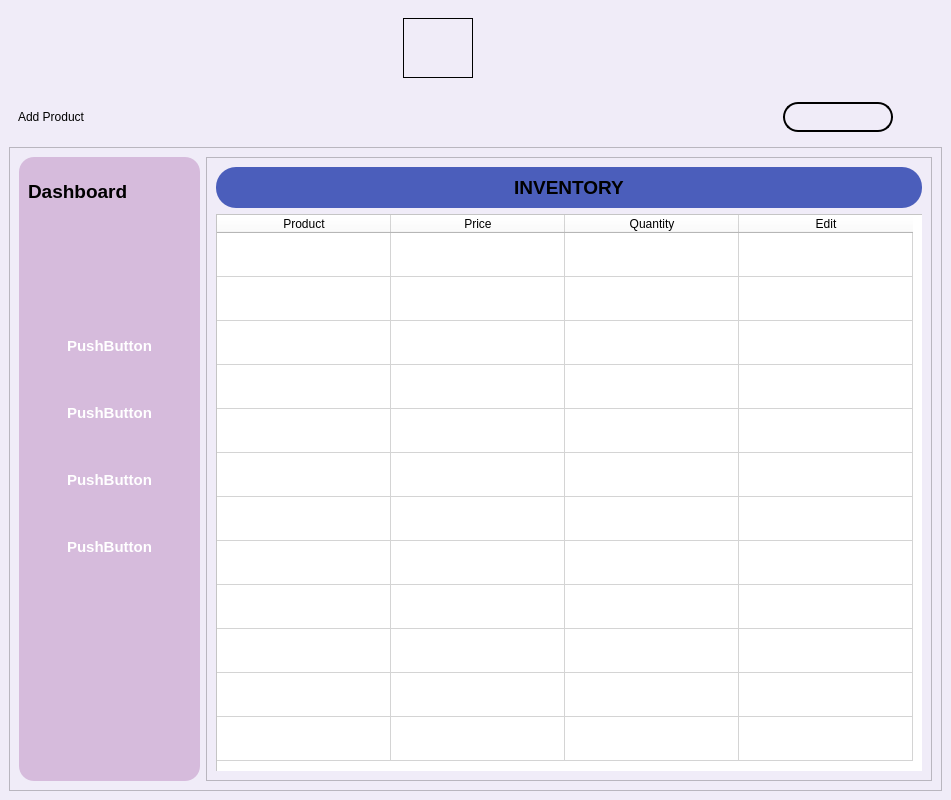
<?xml version="1.0" encoding="UTF-8"?>
<ui version="4.0">
 <class>MainWindow</class>
 <widget class="QMainWindow" name="MainWindow">
  <property name="geometry">
   <rect>
    <x>0</x>
    <y>0</y>
    <width>951</width>
    <height>800</height>
   </rect>
  </property>
  <property name="sizePolicy">
   <sizepolicy hsizetype="Preferred" vsizetype="Preferred">
    <horstretch>0</horstretch>
    <verstretch>0</verstretch>
   </sizepolicy>
  </property>
  <property name="minimumSize">
   <size>
    <width>800</width>
    <height>800</height>
   </size>
  </property>
  <property name="maximumSize">
   <size>
    <width>1000</width>
    <height>800</height>
   </size>
  </property>
  <property name="windowTitle">
   <string>MainWindow</string>
  </property>
  <property name="styleSheet">
   <string notr="true"> background-color: #F0ECF8;
</string>
  </property>
  <widget class="QWidget" name="centralwidget">
   <property name="styleSheet">
    <string notr="true"/>
   </property>
   <layout class="QVBoxLayout" name="verticalLayout">
    <item>
     <widget class="QWidget" name="toppanel2" native="true">
      <property name="sizePolicy">
       <sizepolicy hsizetype="Preferred" vsizetype="Minimum">
        <horstretch>0</horstretch>
        <verstretch>0</verstretch>
       </sizepolicy>
      </property>
      <property name="minimumSize">
       <size>
        <width>0</width>
        <height>10</height>
       </size>
      </property>
      <property name="styleSheet">
       <string notr="true">
</string>
      </property>
      <layout class="QHBoxLayout" name="toppanel">
       <item>
        <spacer name="horizontalSpacer_4">
         <property name="orientation">
          <enum>Qt::Horizontal</enum>
         </property>
         <property name="sizeHint" stdset="0">
          <size>
           <width>40</width>
           <height>20</height>
          </size>
         </property>
        </spacer>
       </item>
       <item>
        <widget class="QLabel" name="logo">
         <property name="sizePolicy">
          <sizepolicy hsizetype="Fixed" vsizetype="Fixed">
           <horstretch>0</horstretch>
           <verstretch>0</verstretch>
          </sizepolicy>
         </property>
         <property name="minimumSize">
          <size>
           <width>70</width>
           <height>60</height>
          </size>
         </property>
         <property name="styleSheet">
          <string notr="true">border: 1px solid;
border-image: url(:/icons/billx1.png);</string>
         </property>
         <property name="text">
          <string/>
         </property>
        </widget>
       </item>
       <item>
        <widget class="QLabel" name="logoname">
         <property name="sizePolicy">
          <sizepolicy hsizetype="Fixed" vsizetype="Preferred">
           <horstretch>0</horstretch>
           <verstretch>0</verstretch>
          </sizepolicy>
         </property>
         <property name="minimumSize">
          <size>
           <width>70</width>
           <height>60</height>
          </size>
         </property>
         <property name="styleSheet">
          <string notr="true">
border-image: url(:/icons/logotext.png);</string>
         </property>
         <property name="text">
          <string/>
         </property>
        </widget>
       </item>
       <item>
        <spacer name="horizontalSpacer">
         <property name="orientation">
          <enum>Qt::Horizontal</enum>
         </property>
         <property name="sizeHint" stdset="0">
          <size>
           <width>40</width>
           <height>20</height>
          </size>
         </property>
        </spacer>
       </item>
      </layout>
     </widget>
    </item>
    <item>
     <widget class="QWidget" name="toppanel3" native="true">
      <property name="styleSheet">
       <string notr="true">
</string>
      </property>
      <layout class="QHBoxLayout" name="horizontalLayout">
       <property name="rightMargin">
        <number>3</number>
       </property>
       <item>
        <widget class="QLabel" name="label">
         <property name="styleSheet">
          <string notr="true">color:rgb(0, 0, 0)</string>
         </property>
         <property name="text">
          <string>Add Product</string>
         </property>
        </widget>
       </item>
       <item>
        <widget class="QPushButton" name="pushButton">
         <property name="sizePolicy">
          <sizepolicy hsizetype="Fixed" vsizetype="Fixed">
           <horstretch>0</horstretch>
           <verstretch>0</verstretch>
          </sizepolicy>
         </property>
         <property name="minimumSize">
          <size>
           <width>40</width>
           <height>30</height>
          </size>
         </property>
         <property name="styleSheet">
          <string notr="true">

#pushButton{
border-radius:15px;
}
</string>
         </property>
         <property name="text">
          <string/>
         </property>
         <property name="icon">
          <iconset resource="resources.qrc">
           <normaloff>:/icons/add.png</normaloff>:/icons/add.png</iconset>
         </property>
         <property name="iconSize">
          <size>
           <width>30</width>
           <height>30</height>
          </size>
         </property>
        </widget>
       </item>
       <item>
        <spacer name="horizontalSpacer_2">
         <property name="orientation">
          <enum>Qt::Horizontal</enum>
         </property>
         <property name="sizeHint" stdset="0">
          <size>
           <width>40</width>
           <height>20</height>
          </size>
         </property>
        </spacer>
       </item>
       <item>
        <widget class="QLineEdit" name="search">
         <property name="sizePolicy">
          <sizepolicy hsizetype="Fixed" vsizetype="Fixed">
           <horstretch>0</horstretch>
           <verstretch>0</verstretch>
          </sizepolicy>
         </property>
         <property name="minimumSize">
          <size>
           <width>0</width>
           <height>30</height>
          </size>
         </property>
         <property name="styleSheet">
          <string notr="true">border:2px solid;
color:black;
border-radius:15px;</string>
         </property>
         <property name="text">
          <string/>
         </property>
        </widget>
       </item>
       <item>
        <widget class="QPushButton" name="searchbutton">
         <property name="sizePolicy">
          <sizepolicy hsizetype="Fixed" vsizetype="Fixed">
           <horstretch>0</horstretch>
           <verstretch>0</verstretch>
          </sizepolicy>
         </property>
         <property name="minimumSize">
          <size>
           <width>40</width>
           <height>30</height>
          </size>
         </property>
         <property name="styleSheet">
          <string notr="true">border-radius:15px;</string>
         </property>
         <property name="text">
          <string/>
         </property>
         <property name="icon">
          <iconset resource="resources.qrc">
           <normaloff>:/icons/search.png</normaloff>:/icons/search.png</iconset>
         </property>
         <property name="iconSize">
          <size>
           <width>30</width>
           <height>30</height>
          </size>
         </property>
        </widget>
       </item>
      </layout>
     </widget>
    </item>
    <item>
     <widget class="QFrame" name="frame">
      <property name="sizePolicy">
       <sizepolicy hsizetype="Preferred" vsizetype="Preferred">
        <horstretch>0</horstretch>
        <verstretch>1</verstretch>
       </sizepolicy>
      </property>
      <property name="frameShape">
       <enum>QFrame::StyledPanel</enum>
      </property>
      <property name="frameShadow">
       <enum>QFrame::Raised</enum>
      </property>
      <layout class="QHBoxLayout" name="horizontalLayout_4">
       <item>
        <widget class="QFrame" name="frame_2">
         <property name="sizePolicy">
          <sizepolicy hsizetype="Preferred" vsizetype="Preferred">
           <horstretch>1</horstretch>
           <verstretch>0</verstretch>
          </sizepolicy>
         </property>
         <property name="styleSheet">
          <string notr="true">border-radius:15px;
color:white;
    
     
background-color:#D6BBDC;


</string>
         </property>
         <property name="frameShape">
          <enum>QFrame::StyledPanel</enum>
         </property>
         <property name="frameShadow">
          <enum>QFrame::Raised</enum>
         </property>
         <layout class="QFormLayout" name="formLayout_2">
          <item row="0" column="0" colspan="2">
           <widget class="QLabel" name="label_2">
            <property name="sizePolicy">
             <sizepolicy hsizetype="Preferred" vsizetype="Preferred">
              <horstretch>0</horstretch>
              <verstretch>0</verstretch>
             </sizepolicy>
            </property>
            <property name="minimumSize">
             <size>
              <width>50</width>
              <height>50</height>
             </size>
            </property>
            <property name="font">
             <font>
              <pointsize>14</pointsize>
              <italic>false</italic>
              <bold>true</bold>
             </font>
            </property>
            <property name="styleSheet">
             <string notr="true">color:black;
</string>
            </property>
            <property name="text">
             <string>Dashboard</string>
            </property>
           </widget>
          </item>
          <item row="1" column="0" colspan="2">
           <spacer name="horizontalSpacer_3">
            <property name="orientation">
             <enum>Qt::Horizontal</enum>
            </property>
            <property name="sizeHint" stdset="0">
             <size>
              <width>40</width>
              <height>100</height>
             </size>
            </property>
           </spacer>
          </item>
          <item row="2" column="0" colspan="2">
           <widget class="QPushButton" name="pushButton_2">
            <property name="sizePolicy">
             <sizepolicy hsizetype="Preferred" vsizetype="Preferred">
              <horstretch>0</horstretch>
              <verstretch>0</verstretch>
             </sizepolicy>
            </property>
            <property name="minimumSize">
             <size>
              <width>0</width>
              <height>35</height>
             </size>
            </property>
            <property name="font">
             <font>
              <pointsize>11</pointsize>
              <bold>true</bold>
             </font>
            </property>
            <property name="styleSheet">
             <string notr="true">#pushButton_2:hover{
color:#374ebb;
background-color:white;
}</string>
            </property>
            <property name="text">
             <string>PushButton</string>
            </property>
           </widget>
          </item>
          <item row="4" column="0" colspan="2">
           <widget class="QPushButton" name="pushButton_3">
            <property name="sizePolicy">
             <sizepolicy hsizetype="Preferred" vsizetype="Preferred">
              <horstretch>0</horstretch>
              <verstretch>0</verstretch>
             </sizepolicy>
            </property>
            <property name="minimumSize">
             <size>
              <width>0</width>
              <height>35</height>
             </size>
            </property>
            <property name="font">
             <font>
              <pointsize>11</pointsize>
              <bold>true</bold>
             </font>
            </property>
            <property name="styleSheet">
             <string notr="true">#pushButton_3:hover{
color:#374ebb;
background-color:white;
}</string>
            </property>
            <property name="text">
             <string>PushButton</string>
            </property>
           </widget>
          </item>
          <item row="6" column="0" colspan="2">
           <widget class="QPushButton" name="pushButton_4">
            <property name="sizePolicy">
             <sizepolicy hsizetype="Preferred" vsizetype="Preferred">
              <horstretch>0</horstretch>
              <verstretch>0</verstretch>
             </sizepolicy>
            </property>
            <property name="minimumSize">
             <size>
              <width>0</width>
              <height>35</height>
             </size>
            </property>
            <property name="font">
             <font>
              <pointsize>11</pointsize>
              <bold>true</bold>
             </font>
            </property>
            <property name="styleSheet">
             <string notr="true">#pushButton_4:hover{
color:#374ebb;
background-color:white;
}</string>
            </property>
            <property name="text">
             <string>PushButton</string>
            </property>
           </widget>
          </item>
          <item row="8" column="0" colspan="2">
           <widget class="QPushButton" name="pushButton_5">
            <property name="sizePolicy">
             <sizepolicy hsizetype="Preferred" vsizetype="Preferred">
              <horstretch>0</horstretch>
              <verstretch>0</verstretch>
             </sizepolicy>
            </property>
            <property name="minimumSize">
             <size>
              <width>0</width>
              <height>35</height>
             </size>
            </property>
            <property name="font">
             <font>
              <pointsize>11</pointsize>
              <bold>true</bold>
             </font>
            </property>
            <property name="styleSheet">
             <string notr="true">#pushButton_5:hover{
color:#374ebb;
background-color:white;
}</string>
            </property>
            <property name="text">
             <string>PushButton</string>
            </property>
           </widget>
          </item>
          <item row="3" column="0" colspan="2">
           <spacer name="horizontalSpacer_5">
            <property name="orientation">
             <enum>Qt::Horizontal</enum>
            </property>
            <property name="sizeHint" stdset="0">
             <size>
              <width>40</width>
              <height>20</height>
             </size>
            </property>
           </spacer>
          </item>
          <item row="5" column="0" colspan="2">
           <spacer name="horizontalSpacer_6">
            <property name="orientation">
             <enum>Qt::Horizontal</enum>
            </property>
            <property name="sizeHint" stdset="0">
             <size>
              <width>40</width>
              <height>20</height>
             </size>
            </property>
           </spacer>
          </item>
          <item row="7" column="0" colspan="2">
           <spacer name="horizontalSpacer_7">
            <property name="orientation">
             <enum>Qt::Horizontal</enum>
            </property>
            <property name="sizeHint" stdset="0">
             <size>
              <width>40</width>
              <height>20</height>
             </size>
            </property>
           </spacer>
          </item>
         </layout>
        </widget>
       </item>
       <item>
        <widget class="QFrame" name="frame_3">
         <property name="sizePolicy">
          <sizepolicy hsizetype="Preferred" vsizetype="Preferred">
           <horstretch>4</horstretch>
           <verstretch>0</verstretch>
          </sizepolicy>
         </property>
         <property name="frameShape">
          <enum>QFrame::StyledPanel</enum>
         </property>
         <property name="frameShadow">
          <enum>QFrame::Raised</enum>
         </property>
         <layout class="QVBoxLayout" name="verticalLayout_2">
          <item>
           <widget class="QFrame" name="frame_4">
            <property name="sizePolicy">
             <sizepolicy hsizetype="Preferred" vsizetype="Preferred">
              <horstretch>0</horstretch>
              <verstretch>1</verstretch>
             </sizepolicy>
            </property>
            <property name="styleSheet">
             <string notr="true">background-color:#4b5ebb;
border-radius:20px;</string>
            </property>
            <property name="frameShape">
             <enum>QFrame::StyledPanel</enum>
            </property>
            <property name="frameShadow">
             <enum>QFrame::Raised</enum>
            </property>
            <layout class="QHBoxLayout" name="horizontalLayout_5">
             <item>
              <widget class="QLabel" name="label_3">
               <property name="font">
                <font>
                 <pointsize>14</pointsize>
                 <bold>true</bold>
                </font>
               </property>
               <property name="styleSheet">
                <string notr="true">color:black;</string>
               </property>
               <property name="text">
                <string>INVENTORY</string>
               </property>
               <property name="alignment">
                <set>Qt::AlignCenter</set>
               </property>
              </widget>
             </item>
            </layout>
           </widget>
          </item>
          <item>
           <widget class="QFrame" name="frame_5">
            <property name="sizePolicy">
             <sizepolicy hsizetype="Preferred" vsizetype="Preferred">
              <horstretch>0</horstretch>
              <verstretch>20</verstretch>
             </sizepolicy>
            </property>
            <property name="frameShape">
             <enum>QFrame::StyledPanel</enum>
            </property>
            <property name="frameShadow">
             <enum>QFrame::Raised</enum>
            </property>
            <widget class="QTableWidget" name="tableWidget">
             <property name="geometry">
              <rect>
               <x>0</x>
               <y>0</y>
               <width>1221</width>
               <height>801</height>
              </rect>
             </property>
             <property name="sizePolicy">
              <sizepolicy hsizetype="Minimum" vsizetype="Minimum">
               <horstretch>0</horstretch>
               <verstretch>0</verstretch>
              </sizepolicy>
             </property>
             <property name="font">
              <font>
               <bold>true</bold>
              </font>
             </property>
             <property name="styleSheet">
              <string notr="true">color:black;
background-color:white;</string>
             </property>
             <property name="rowCount">
              <number>12</number>
             </property>
             <attribute name="horizontalHeaderDefaultSectionSize">
              <number>174</number>
             </attribute>
             <attribute name="horizontalHeaderHighlightSections">
              <bool>true</bool>
             </attribute>
             <attribute name="verticalHeaderVisible">
              <bool>false</bool>
             </attribute>
             <attribute name="verticalHeaderDefaultSectionSize">
              <number>44</number>
             </attribute>
             <row>
              <property name="text">
               <string>New Row</string>
              </property>
             </row>
             <row>
              <property name="text">
               <string>New Row</string>
              </property>
             </row>
             <row>
              <property name="text">
               <string>New Row</string>
              </property>
             </row>
             <row>
              <property name="text">
               <string>New Row</string>
              </property>
             </row>
             <row>
              <property name="text">
               <string>New Row</string>
              </property>
             </row>
             <row>
              <property name="text">
               <string>New Row</string>
              </property>
             </row>
             <row>
              <property name="text">
               <string>New Row</string>
              </property>
             </row>
             <row>
              <property name="text">
               <string>New Row</string>
              </property>
             </row>
             <row>
              <property name="text">
               <string>New Row</string>
              </property>
             </row>
             <row>
              <property name="text">
               <string>New Row</string>
              </property>
             </row>
             <row/>
             <row/>
             <column>
              <property name="text">
               <string>Product</string>
              </property>
             </column>
             <column>
              <property name="text">
               <string>Price</string>
              </property>
             </column>
             <column>
              <property name="text">
               <string>Quantity</string>
              </property>
             </column>
             <column>
              <property name="text">
               <string>Edit</string>
              </property>
             </column>
            </widget>
           </widget>
          </item>
         </layout>
        </widget>
       </item>
      </layout>
     </widget>
    </item>
   </layout>
  </widget>
 </widget>
 <resources>
  <include location="resources.qrc"/>
 </resources>
 <connections/>
</ui>
